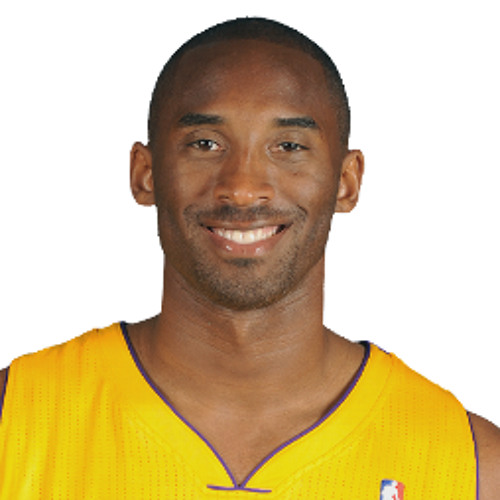
#> input picture cobe.jpg, 500 x 500 px
$ python face_recognition.py
#> lines starting #> are read from the running program, lines starting #| are printed output that depends on the picture; after the words box and inside, x2 and y2 are one past the last pixel; in counts of white or black regions, pixels touching at a corner belong together; long printed decimals are rounded
import cv2
import matplotlib.pyplot as plt
import numpy as np
import math

#input image file
imagePath = 'cobe.jpg'
img = cv2.imread(imagePath)
#> img is the input picture: shape (500, 500, 3); mean B, G, R 146.3, 190.1, 210.7
#convert to greyscale
gray_image = cv2.cvtColor(img, cv2.COLOR_BGR2GRAY)
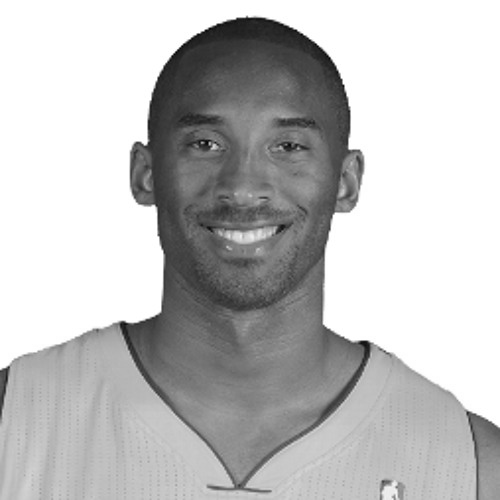
#> gray_image: shape (500, 500); min 1, max 255, mean 191.3
# print(gray_image.shape)

#face recognition model
face_classifier = cv2.CascadeClassifier(cv2.data.haarcascades + "haarcascade_frontalface_default.xml")
#box cordinates
face = face_classifier.detectMultiScale(gray_image, scaleFactor=1.1, minNeighbors=5, minSize=(40, 40))
#> face = [[148, 62, 206, 206]]


#ploting the box
for (x, y, w, h) in face:
    cv2.rectangle(img, (x, y), (x + w, y + h), (0, 255, 0), 2)
#> this loop made 1 pass
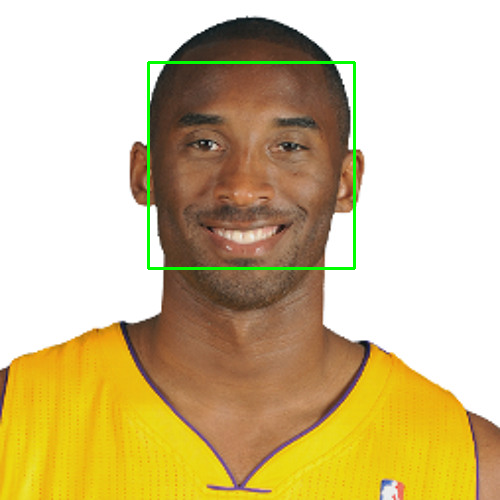
#> img: shape (500, 500, 3); 0.99% of pixels changed, all inside (x1, y1, x2, y2) = (147, 61, 356, 270)

img_rgb = cv2.cvtColor(img, cv2.COLOR_BGR2RGB)

#face-box coords
x = face[0][0]
#> x = 148
y = face[0][1]
#> y = 62
w = face[0][2]
#> w = 206
h = face[0][3]
#> h = 206
print(x, y, w, h)
#| 148 62 206 206
#croping face out
face_cropped_img = img_rgb[y:y+h, x:x+w]
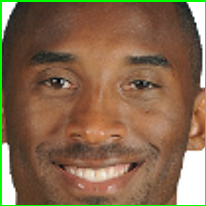
#> face_cropped_img: shape (206, 206, 3); mean R, G, B 131.9, 104.3, 76.1

#centre coords
centre_x = x + w/2
#> centre_x = 251
centre_y = y + h/2
#> centre_y = 165

start_x = math.ceil(centre_x - w*0.15)
#> start_x = 221
end_x = math.floor(centre_x + w*0.15)
#> end_x = 281
start_y = math.ceil(centre_y - h*0.15)
#> start_y = 135
end_y = math.floor(centre_y + h*0.15)
#> end_y = 195

selection_using_centre = img_rgb[start_y:end_y , start_x: end_x]
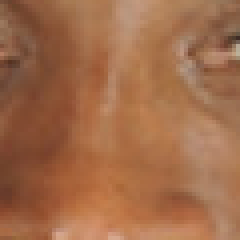
#> selection_using_centre: shape (60, 60, 3) (shown 4 times larger); mean R, G, B 160.7, 107.1, 73.9

#rectangle around selection
centre_rectangle = cv2.rectangle(img, (start_x, start_y), (end_x, end_y), (0, 0, 255), 2)
centre_rectangle_rgb = cv2.cvtColor(centre_rectangle, cv2.COLOR_BGR2RGB)

#croping forehead out
# hp = round(h * 0.8)
# wp = round(w * 0.2)
# forehead_cropped_img = img_rgb[y+4 : y+h-hp ,  x+wp : x+w-wp]


#average finding
avg_coords = selection_using_centre.mean(axis=0).mean(axis=0)
#> avg_coords = [160.7, 107.1, 73.87]
dec_avg_coords = [(x/255) for x in avg_coords]
#> dec_avg_coords = [0.63, 0.42, 0.29]
# print(avg_coords)
# print(dec_avg_coords)

#classification
greyscale = cv2.cvtColor(selection_using_centre, cv2.COLOR_RGB2GRAY)
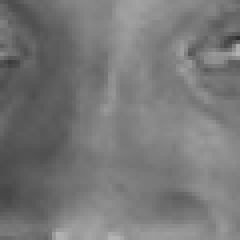
#> greyscale: shape (60, 60) (shown 4 times larger); min 49, max 178, mean 119.4
grey = np.mean(greyscale)/ 255
#> grey = 0.468
race = {grey < 0.50 : 'black' , grey > 0.75 : 'white'}.get(True, 'mix or other races')
#> race = 'black'
print('value of greyscale avg : ', grey)
#| value of greyscale avg :  0.4681
print(race)
#| black

#output
# plt.figure('face detected green box')
# plt.imshow(img_rgb)
# plt.axis('off')

plt.figure('forehead selection')
plt.imshow(centre_rectangle_rgb)
plt.axis('off')

plt.figure('forehead using centre')
plt.imshow(selection_using_centre)
plt.axis('off')

# plt.figure('forehead img')
# plt.imshow(forehead_cropped_img)
# plt.axis('off')

plt.figure('forehead avg color' , facecolor= dec_avg_coords)

plt.show()

$ run again, with henry.jpg copied over cobe.jpg
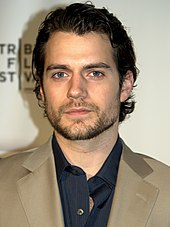
#> input picture henry.jpg, 170 x 227 px
#> img is the input picture: shape (227, 170, 3); mean B, G, R 119, 137.9, 153.2
#> face = [[33, 39, 91, 91]]
#> the loop `for (x, y, w, h) in face:` made 1 pass
#> after the loop `for (x, y, w, h) in face:`:
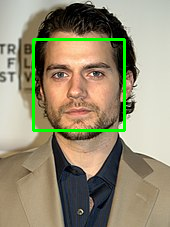
#> img: shape (227, 170, 3); 2.82% of pixels changed, all inside (x1, y1, x2, y2) = (32, 38, 126, 132)
#> `x = face[0][0]`: x = 33
#> `y = face[0][1]`: y = 39
#> `w = face[0][2]`: w = 91
#| 33 39 91 91
#> centre_x = 78.5
#> centre_y = 84.5
#> start_x = 65
#> end_x = 92
#> start_y = 71
#> end_y = 98
#> avg_coords = [200.9, 142.5, 113.1]
#> dec_avg_coords = [0.788, 0.559, 0.444]
#> `greyscale = cv2.cvtColor(selection_using_centre, cv2.COLOR_RGB2GRAY)`:
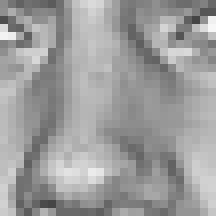
#> greyscale: shape (27, 27) (shown 8 times larger); min 69, max 247, mean 156.6
#> grey = 0.614
#> race = 'mix or other races'
#| value of greyscale avg :  0.6143
#| mix or other races

$ run again, with jordan.jpg copied over cobe.jpg
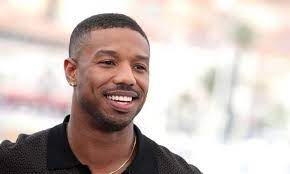
#> input picture jordan.jpg, 290 x 174 px
#> img is the input picture: shape (174, 290, 3); mean B, G, R 181.9, 187, 200.7
#> face = [[75, 28, 91, 91]]
#> the loop `for (x, y, w, h) in face:` made 1 pass
#> after the loop `for (x, y, w, h) in face:`:
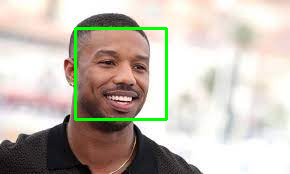
#> img: shape (174, 290, 3); 2.16% of pixels changed, all inside (x1, y1, x2, y2) = (74, 27, 168, 121)
#> `x = face[0][0]`: x = 75
#> `y = face[0][1]`: y = 28
#> `w = face[0][2]`: w = 91
#| 75 28 91 91
#> centre_x = 120.5
#> centre_y = 73.5
#> start_x = 107
#> end_x = 134
#> start_y = 60
#> end_y = 87
#> avg_coords = [176.6, 122.1, 106]
#> dec_avg_coords = [0.693, 0.479, 0.416]
#> `greyscale = cv2.cvtColor(selection_using_centre, cv2.COLOR_RGB2GRAY)`:
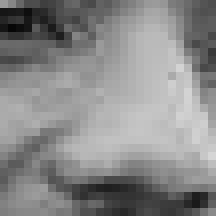
#> greyscale: shape (27, 27) (shown 8 times larger); min 6, max 213, mean 136.6
#> grey = 0.536
#> race = 'mix or other races'
#| value of greyscale avg :  0.5356
#| mix or other races
